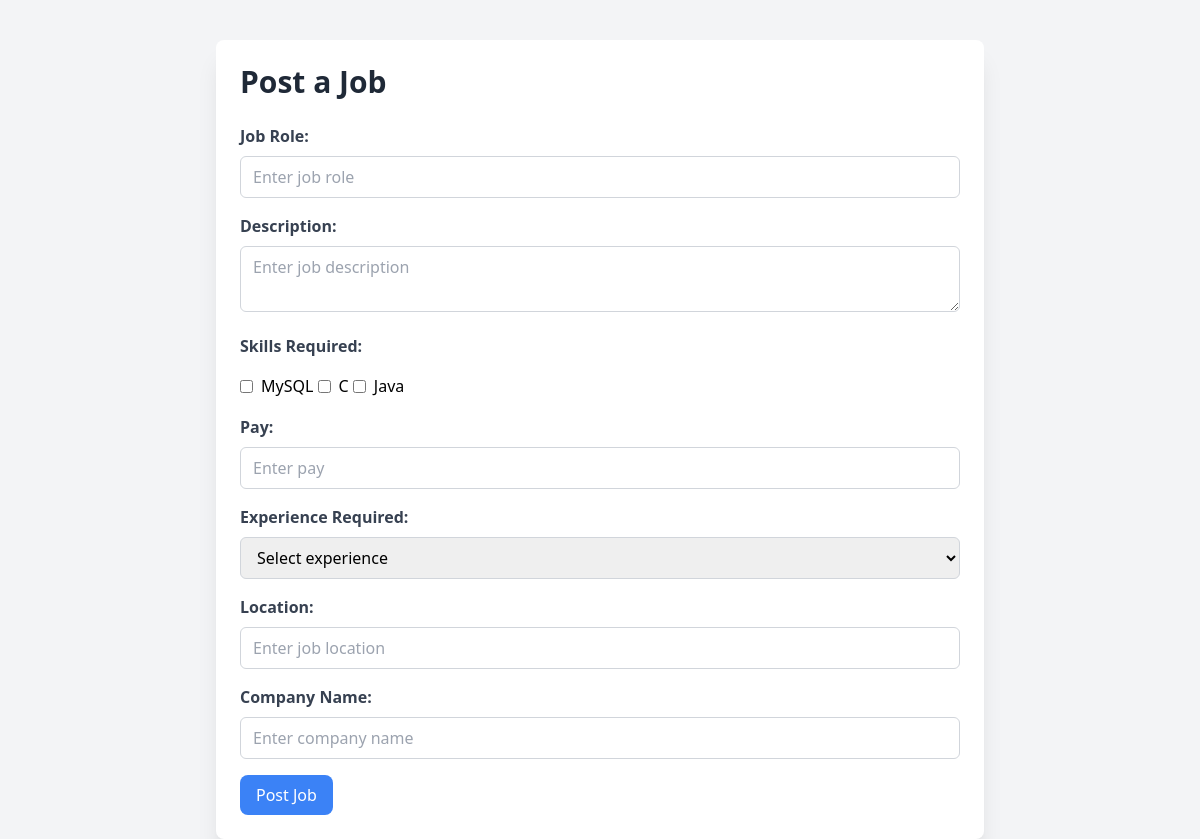
The page /hr/post-job/ on the database its author committed.
### base/models.py (models this page shows)
class Skill(models.Model):
    name = models.CharField(max_length=100)

### base/views.py (the view, shortened to what this page needs)
# urls.py: path('hr/post-job/', views.post_job, name='post_job'),
def post_job(request):
    skills = Skill.objects.all()
    experiences = Experience.objects.all()
    context = {
            "skills" : skills,
            "experiences" : experiences
        }
    return render(request, 'post_job.html',context)

### base/templates/post_job.html (shortened to what this page needs)
<!DOCTYPE html>
<html lang="en">
<head>
    <link href="https://cdn.jsdelivr.net/npm/tailwindcss@2.2.19/dist/tailwind.min.css" rel="stylesheet">
</head>
<body class="bg-gray-100 font-sans">
    <div class="max-w-3xl mx-auto mt-10 px-4 md:px-0">
        <div class="bg-white rounded-lg shadow-xl p-6">
            <h1 class="text-3xl font-bold text-gray-800 mb-6">Post a Job</h1>
            <form  method="POST">
                <div class="mb-4">
                    <label for="jobRole" class="block text-gray-700 font-bold mb-2">Job Role:</label>
                    <input type="text" id="jobRole" name="role" class="border border-gray-300 rounded-md px-3 py-2 w-full" placeholder="Enter job role" required>
                </div>
                <div class="mb-4">
                    <label for="description" class="block text-gray-700 font-bold mb-2">Description:</label>
                    <textarea id="description" name="description" class="border border-gray-300 rounded-md px-3 py-2 w-full" placeholder="Enter job description" required></textarea>
                </div>
                <div class="mb-4">
                    <label class="block text-gray-700 font-bold mb-2">Skills Required:</label>
                    <div class="space-y-2">
                        {% for each_skill in skills %}
                        <label for="skill1" class="inline-flex items-center">
                            <input type="checkbox" id="skill1" name="skills" value="{{ each_skill.name }}" class="form-checkbox text-blue-500 rounded">
                            <span class="ml-2">{{ each_skill.name }}</span>
                        </label>
                        {% endfor %}
                    </div>
                </div>
                <div class="mb-4">
                    <label for="pay" class="block text-gray-700 font-bold mb-2">Pay:</label>
                    <input type="text" id="pay" name="pay" class="border border-gray-300 rounded-md px-3 py-2 w-full" placeholder="Enter pay" required>
                </div>
                <div class="mb-4">
                    <label for="experience" class="block text-gray-700 font-bold mb-2">Experience Required:</label>
                    <select id="experience" name="experience" class="border border-gray-300 rounded-md px-3 py-2 w-full" required>
                        <option value="">Select experience</option>
                    </select>
                </div>
                <div class="mb-4">
                    <label for="location" class="block text-gray-700 font-bold mb-2">Location:</label>
                    <input type="text" id="location" name="location" class="border border-gray-300 rounded-md px-3 py-2 w-full" placeholder="Enter job location" required>
                </div>
                <div class="mb-4">
                    <label for="companyName" class="block text-gray-700 font-bold mb-2">Company Name:</label>
                    <input type="text" id="companyName" name="companyname" class="border border-gray-300 rounded-md px-3 py-2 w-full" placeholder="Enter company name" required>
                </div>
                <button type="submit" class="bg-blue-500 hover:bg-blue-600 text-white py-2 px-4 rounded-lg transition duration-300 ease-in-out transform hover:scale-105">Post Job</button>
            </form>
        </div>
    </div>
</body>
</html>

### rows shown on the page
Skill: name "MySQL"
Skill: name "C"
Skill: name "Java"
